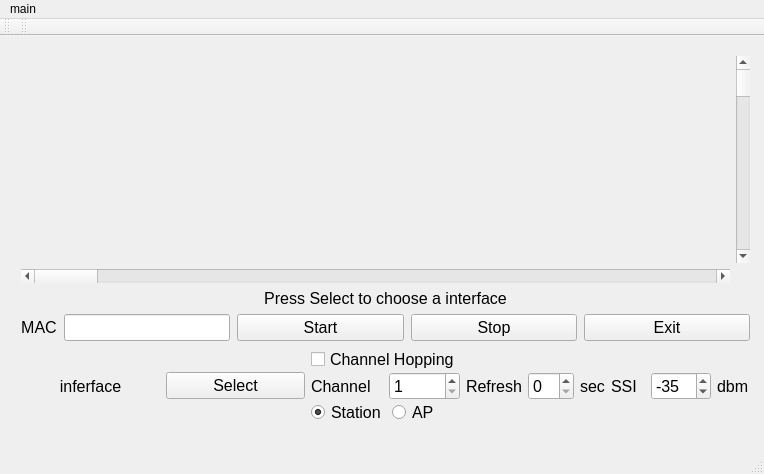
<?xml version="1.0" encoding="UTF-8"?>
<ui version="4.0">
 <class>MainWindow</class>
 <widget class="QMainWindow" name="MainWindow">
  <property name="geometry">
   <rect>
    <x>0</x>
    <y>0</y>
    <width>764</width>
    <height>474</height>
   </rect>
  </property>
  <property name="windowTitle">
   <string>Show Me The MAC</string>
  </property>
  <widget class="QWidget" name="centralWidget">
   <widget class="QWidget" name="gridLayoutWidget">
    <property name="geometry">
     <rect>
      <x>10</x>
      <y>9</y>
      <width>751</width>
      <height>391</height>
     </rect>
    </property>
    <layout class="QGridLayout" name="gridLayout" rowstretch="1,0,0,0,0">
     <property name="spacing">
      <number>6</number>
     </property>
     <item row="4" column="0">
      <layout class="QHBoxLayout" name="horizontalLayout_2">
       <item>
        <widget class="QLabel" name="interfaceLabel">
         <property name="font">
          <font>
           <pointsize>12</pointsize>
          </font>
         </property>
         <property name="text">
          <string>inferface</string>
         </property>
         <property name="alignment">
          <set>Qt::AlignCenter</set>
         </property>
        </widget>
       </item>
       <item>
        <widget class="QPushButton" name="selectBtn">
         <property name="font">
          <font>
           <pointsize>12</pointsize>
          </font>
         </property>
         <property name="text">
          <string>Select</string>
         </property>
        </widget>
       </item>
       <item>
        <layout class="QVBoxLayout" name="verticalLayout" stretch="0,0,0">
         <property name="spacing">
          <number>0</number>
         </property>
         <property name="sizeConstraint">
          <enum>QLayout::SetMaximumSize</enum>
         </property>
         <property name="leftMargin">
          <number>0</number>
         </property>
         <item>
          <widget class="QCheckBox" name="hoppingCheck">
           <property name="font">
            <font>
             <pointsize>12</pointsize>
            </font>
           </property>
           <property name="text">
            <string>Channel Hopping</string>
           </property>
          </widget>
         </item>
         <item>
          <layout class="QHBoxLayout" name="horizontalLayout_7">
           <item>
            <widget class="QLabel" name="label_6">
             <property name="font">
              <font>
               <pointsize>12</pointsize>
              </font>
             </property>
             <property name="text">
              <string>Channel</string>
             </property>
            </widget>
           </item>
           <item>
            <widget class="QSpinBox" name="ChannelSpinBox">
             <property name="font">
              <font>
               <pointsize>12</pointsize>
              </font>
             </property>
             <property name="minimum">
              <number>1</number>
             </property>
             <property name="maximum">
              <number>13</number>
             </property>
            </widget>
           </item>
          </layout>
         </item>
         <item>
          <layout class="QHBoxLayout" name="horizontalLayout_6">
           <item>
            <widget class="QRadioButton" name="STARadioBtn">
             <property name="font">
              <font>
               <pointsize>12</pointsize>
              </font>
             </property>
             <property name="text">
              <string>Station</string>
             </property>
             <property name="checked">
              <bool>true</bool>
             </property>
             <attribute name="buttonGroup">
              <string notr="true">buttonGroup</string>
             </attribute>
            </widget>
           </item>
           <item>
            <widget class="QRadioButton" name="APRadioBtn">
             <property name="font">
              <font>
               <pointsize>12</pointsize>
              </font>
             </property>
             <property name="text">
              <string>AP</string>
             </property>
             <attribute name="buttonGroup">
              <string notr="true">buttonGroup</string>
             </attribute>
            </widget>
           </item>
          </layout>
         </item>
        </layout>
       </item>
       <item>
        <layout class="QHBoxLayout" name="horizontalLayout_4">
         <item>
          <widget class="QLabel" name="label">
           <property name="font">
            <font>
             <pointsize>12</pointsize>
            </font>
           </property>
           <property name="text">
            <string>Refresh</string>
           </property>
          </widget>
         </item>
         <item>
          <widget class="QSpinBox" name="reFreshSpinBox">
           <property name="font">
            <font>
             <pointsize>12</pointsize>
            </font>
           </property>
           <property name="maximum">
            <number>10</number>
           </property>
           <property name="singleStep">
            <number>5</number>
           </property>
          </widget>
         </item>
         <item>
          <widget class="QLabel" name="label_5">
           <property name="font">
            <font>
             <pointsize>12</pointsize>
            </font>
           </property>
           <property name="text">
            <string>sec</string>
           </property>
           <property name="alignment">
            <set>Qt::AlignCenter</set>
           </property>
          </widget>
         </item>
        </layout>
       </item>
       <item>
        <layout class="QHBoxLayout" name="horizontalLayout_3">
         <item>
          <widget class="QLabel" name="label_2">
           <property name="font">
            <font>
             <pointsize>12</pointsize>
            </font>
           </property>
           <property name="text">
            <string>SSI</string>
           </property>
          </widget>
         </item>
         <item>
          <widget class="QSpinBox" name="SSISpinBox">
           <property name="font">
            <font>
             <pointsize>12</pointsize>
            </font>
           </property>
           <property name="minimum">
            <number>-100</number>
           </property>
           <property name="maximum">
            <number>-10</number>
           </property>
           <property name="singleStep">
            <number>5</number>
           </property>
           <property name="value">
            <number>-35</number>
           </property>
          </widget>
         </item>
         <item>
          <widget class="QLabel" name="label_3">
           <property name="font">
            <font>
             <pointsize>12</pointsize>
            </font>
           </property>
           <property name="text">
            <string>dbm</string>
           </property>
          </widget>
         </item>
        </layout>
       </item>
      </layout>
     </item>
     <item row="3" column="0">
      <layout class="QHBoxLayout" name="horizontalLayout" stretch="0,1,1,1,1">
       <property name="spacing">
        <number>7</number>
       </property>
       <item>
        <widget class="QLabel" name="label_4">
         <property name="font">
          <font>
           <pointsize>12</pointsize>
          </font>
         </property>
         <property name="text">
          <string>MAC</string>
         </property>
         <property name="alignment">
          <set>Qt::AlignCenter</set>
         </property>
        </widget>
       </item>
       <item>
        <widget class="QLineEdit" name="MACLineEdit">
         <property name="font">
          <font>
           <pointsize>12</pointsize>
          </font>
         </property>
         <property name="text">
          <string/>
         </property>
         <property name="alignment">
          <set>Qt::AlignCenter</set>
         </property>
         <property name="readOnly">
          <bool>true</bool>
         </property>
        </widget>
       </item>
       <item>
        <widget class="QPushButton" name="startBtn">
         <property name="font">
          <font>
           <pointsize>12</pointsize>
          </font>
         </property>
         <property name="text">
          <string>Start</string>
         </property>
        </widget>
       </item>
       <item>
        <widget class="QPushButton" name="stopBtn">
         <property name="font">
          <font>
           <pointsize>12</pointsize>
          </font>
         </property>
         <property name="text">
          <string>Stop</string>
         </property>
        </widget>
       </item>
       <item>
        <widget class="QPushButton" name="exitBtn">
         <property name="font">
          <font>
           <pointsize>12</pointsize>
          </font>
         </property>
         <property name="text">
          <string>Exit</string>
         </property>
        </widget>
       </item>
      </layout>
     </item>
     <item row="1" column="0">
      <widget class="QLabel" name="infoLabel">
       <property name="font">
        <font>
         <pointsize>12</pointsize>
        </font>
       </property>
       <property name="text">
        <string>Press Select to choose a interface</string>
       </property>
       <property name="alignment">
        <set>Qt::AlignCenter</set>
       </property>
      </widget>
     </item>
     <item row="0" column="0">
      <layout class="QGridLayout" name="gridLayout_2">
       <item row="0" column="0">
        <widget class="QCustomPlot" name="customPlot" native="true"/>
       </item>
       <item row="1" column="0">
        <widget class="QScrollBar" name="horizontalScrollBar">
         <property name="orientation">
          <enum>Qt::Horizontal</enum>
         </property>
        </widget>
       </item>
       <item row="0" column="1">
        <widget class="QScrollBar" name="verticalScrollBar">
         <property name="orientation">
          <enum>Qt::Vertical</enum>
         </property>
        </widget>
       </item>
      </layout>
     </item>
    </layout>
   </widget>
   <zorder>gridLayoutWidget</zorder>
   <zorder>horizontalLayoutWidget</zorder>
  </widget>
  <widget class="QMenuBar" name="menuBar">
   <property name="geometry">
    <rect>
     <x>0</x>
     <y>0</y>
     <width>764</width>
     <height>19</height>
    </rect>
   </property>
   <widget class="QMenu" name="menuMain">
    <property name="title">
     <string>main</string>
    </property>
   </widget>
   <addaction name="menuMain"/>
  </widget>
  <widget class="QToolBar" name="mainToolBar">
   <attribute name="toolBarArea">
    <enum>TopToolBarArea</enum>
   </attribute>
   <attribute name="toolBarBreak">
    <bool>false</bool>
   </attribute>
  </widget>
  <widget class="QStatusBar" name="statusBar"/>
  <widget class="QToolBar" name="toolBar">
   <property name="windowTitle">
    <string>toolBar</string>
   </property>
   <attribute name="toolBarArea">
    <enum>TopToolBarArea</enum>
   </attribute>
   <attribute name="toolBarBreak">
    <bool>false</bool>
   </attribute>
  </widget>
 </widget>
 <layoutdefault spacing="6" margin="11"/>
 <customwidgets>
  <customwidget>
   <class>QCustomPlot</class>
   <extends>QWidget</extends>
   <header>qcustomplot.h</header>
   <container>1</container>
  </customwidget>
 </customwidgets>
 <resources/>
 <connections/>
 <buttongroups>
  <buttongroup name="buttonGroup"/>
 </buttongroups>
</ui>
